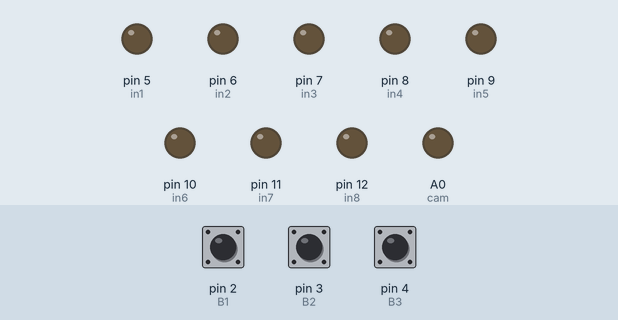
Recording of a sketch running on a simulated Arduino Uno, built with avr-gcc and run on an emulated ATmega328P. Shown: output pins drawn as LEDs (lit = HIGH). Inputs (shaded band) come from the test bench; at power-on: pin 2 (B1) HIGH, pin 3 (B2) HIGH, pin 4 (B3) HIGH.

Above: at 1.2 s.
1.3 s: pin 2 (B1) pulled LOW for 0.15 s
At 1.53 s:
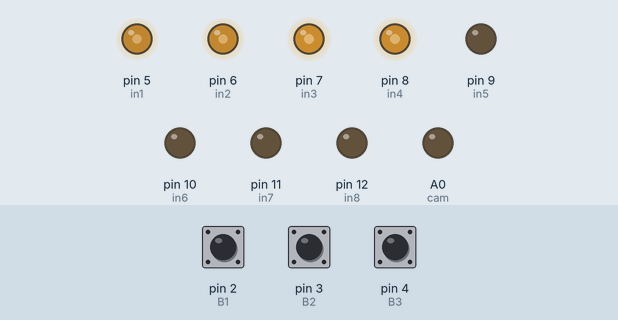
At 36.6 s:
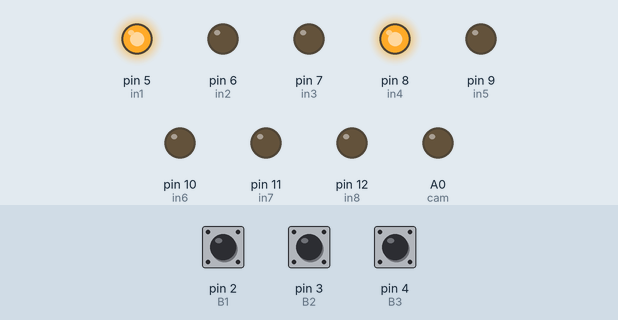
Timing chart, 0 to 41.6 s (numbered marks = the images above; inputs shaded):
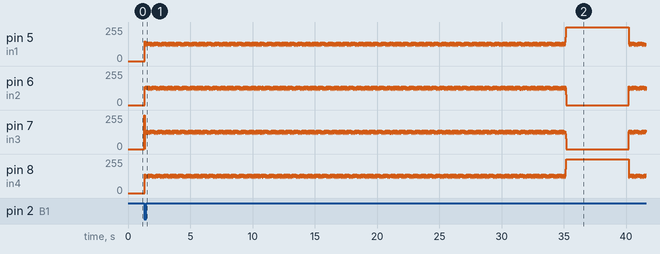

The sketch:

elektroshema.ino
```cpp
// 1.ОБЪЯВЛЕНИЕ ПОРТОВ

//пины лифта
#define in1 5
#define in2 6
#define in3 7
#define in4 8

//пины барабана
#define in5 9
#define in6 10
#define in7 11
#define in8 12

//пин камеры
#define cam A0

//пины кнопок
#define B1 2 // нажатие 1 кнопки -> режим проверки барабана
#define B2 3 // нажатие 1 кнопки -> режим проверки барабана
#define B3 4 // нажатие 1 кнопки -> режим проверки барабана

// 2. ОБЪЯВЛЕНИЕ РЕЖИМОВ ПОРТОВ

void setup()
{
pinMode(in1, OUTPUT);
pinMode(in2, OUTPUT);
pinMode(in3, OUTPUT);
pinMode(in4, OUTPUT);
pinMode(in5, OUTPUT);
pinMode(in6, OUTPUT);
pinMode(in7, OUTPUT);
pinMode(in8, OUTPUT);
pinMode(cam, OUTPUT);
pinMode(B1, INPUT_PULLUP);
pinMode(B2, INPUT_PULLUP);
pinMode(B3, INPUT_PULLUP);
}

// 3. ФУНКЦИИ ВРАЩЕНИЯ


//функция вращения лифта
void vr_lift(int t1,int t2)
{
int dl = 3;
for (int t = 0;t <= t2;t++) // ВРАЩЕНИЕ ПРОТИВ ЧАСОВОЙ
{
digitalWrite(in1, HIGH);
digitalWrite(in2, LOW);
digitalWrite(in3, LOW);
digitalWrite(in4, HIGH);
delay(dl);

digitalWrite(in1, HIGH);
digitalWrite(in2, HIGH);
digitalWrite(in3, LOW);
digitalWrite(in4, LOW);
delay(dl);

digitalWrite(in1, LOW);
digitalWrite(in2, HIGH);
digitalWrite(in3, HIGH);
digitalWrite(in4, LOW);
delay(dl);

digitalWrite(in1, LOW);
digitalWrite(in2, LOW);
digitalWrite(in3, HIGH);
digitalWrite(in4, HIGH);
delay(dl);
}

for (int t = 0;t <= t1;t++) // ВРАЩЕНИЕ ПО ЧАСОВОЙ
{
digitalWrite(in1, LOW);
digitalWrite(in2, LOW);
digitalWrite(in3, HIGH);
digitalWrite(in4, HIGH);
delay(dl);

digitalWrite(in1, LOW);
digitalWrite(in2, HIGH);
digitalWrite(in3, HIGH);
digitalWrite(in4, LOW);
delay(dl);

digitalWrite(in1, HIGH);
digitalWrite(in2, HIGH);
digitalWrite(in3, LOW);
digitalWrite(in4, LOW);
delay(dl);

digitalWrite(in1, HIGH);
digitalWrite(in2, LOW);
digitalWrite(in3, LOW);
digitalWrite(in4, HIGH);
delay(dl);
}
}

//функция вращения барабана
void vr_bar(int t1,int t2)
{
int dl = 3;
for (int t = 0;t <= t2;t++) // ВРАЩЕНИЕ ПРОТИВ ЧАСОВОЙ
{
digitalWrite(in5, HIGH);
digitalWrite(in6, LOW);
digitalWrite(in7, LOW);
digitalWrite(in8, HIGH);
delay(dl);

digitalWrite(in5, HIGH);
digitalWrite(in6, HIGH);
digitalWrite(in7, LOW);
digitalWrite(in8, LOW);
delay(dl);

digitalWrite(in5, LOW);
digitalWrite(in6, HIGH);
digitalWrite(in7, HIGH);
digitalWrite(in8, LOW);
delay(dl);

digitalWrite(in5, LOW);
digitalWrite(in6, LOW);
digitalWrite(in7, HIGH);
digitalWrite(in8, HIGH);
delay(dl);
}

for (int t = 0;t <= t1;t++) // ВРАЩЕНИЕ ПО ЧАСОВОЙ
{
digitalWrite(in5, LOW);
digitalWrite(in6, LOW);
digitalWrite(in7, HIGH);
digitalWrite(in8, HIGH);
delay(dl);

digitalWrite(in5, LOW);
digitalWrite(in6, HIGH);
digitalWrite(in7, HIGH);
digitalWrite(in8, LOW);
delay(dl);

digitalWrite(in5, HIGH);
digitalWrite(in6, HIGH);
digitalWrite(in7, LOW);
digitalWrite(in8, LOW);
delay(dl);

digitalWrite(in5, HIGH);
digitalWrite(in6, LOW);
digitalWrite(in7, LOW);
digitalWrite(in8, HIGH);
delay(dl);
}
}
//4. ОБЪЯВЛЕНИЕ ДЕЙСТВИЙ ПРИ НАЖАТИИ КНОПОК


void loop()
{

//нажатие 1 кнопки -> режим проверки лифта
if (!digitalRead(B1))
{
vr_lift(2800,0);
delay(5000);
vr_lift(0,2800);
}

//нажатие 2 кнопки -> режим проверки барабана
if (!digitalRead(B2))
{
vr_bar(5000,800);
}

//нажатие 3 кнопки -> режим проверки полного цикла
if (!digitalRead(B3))
{
  analogWrite(cam,3.3*256/5);
  vr_bar(5000,800);
  vr_lift(2800,2800);
  analogWrite(cam,0);
}

}
```
